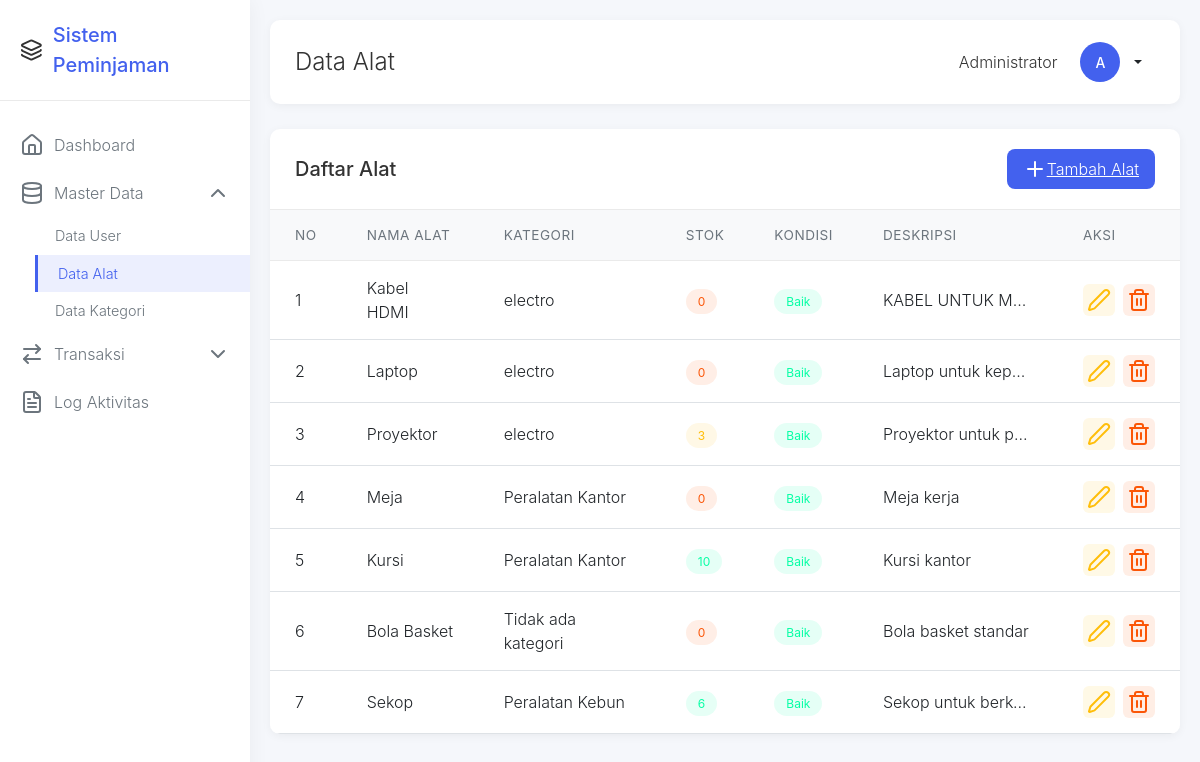
Screenshot of /admin/alat.php (signed in) with the database file from the repository.
### tables this page shows
CREATE TABLE `alat` (
  `id` int(11) NOT NULL,
  `nama_alat` varchar(100) NOT NULL,
  `kategori_id` int(11) DEFAULT NULL,
  `stok` int(11) NOT NULL DEFAULT 0,
  `kondisi` enum('baik','rusak_ringan','rusak_berat') NOT NULL DEFAULT 'baik',
  `deskripsi` text DEFAULT NULL,
  `created_at` timestamp NOT NULL DEFAULT current_timestamp()
);

CREATE TABLE `kategori` (
  `id` int(11) NOT NULL,
  `nama_kategori` varchar(100) NOT NULL,
  `created_at` timestamp NOT NULL DEFAULT current_timestamp()
);

### admin/alat.php (the view, shortened to what this page needs)
<?php
 $db = new Database();
 $conn = $db->getConnection();
 $stmt = $conn->prepare("SELECT a.*, k.nama_kategori FROM alat a LEFT JOIN kategori k ON a.kategori_id = k.id ORDER BY a.created_at DESC");
 $stmt->execute();
 $result = $stmt->get_result();
?>
<!DOCTYPE html>
<html lang="id">
<head>
    <link href="https://cdn.jsdelivr.net/npm/bootstrap@5.3.0/dist/css/bootstrap.min.css" rel="stylesheet">
    <link rel="stylesheet" href="../assets/css/style.css">
</head>
<body>
    <aside class="sidebar" id="sidebar">
        <div class="sidebar-header">
            <i data-lucide="layers"></i>
            <span class="sidebar-logo">Sistem Peminjaman</span>
        </div>
        <nav class="sidebar-menu">
            <a href="dashboard.php" class="menu-item">
                <i data-lucide="home" class="menu-icon"></i>
                <span class="menu-text">Dashboard</span>
            </a>
            <div class="menu-item" data-bs-toggle="collapse" data-bs-target="#masterDataDropdown" aria-expanded="true">
                <i data-lucide="database" class="menu-icon"></i>
                <span class="menu-text">Master Data</span>
                <i data-lucide="chevron-down" class="menu-arrow"></i>
            </div>
            <div class="collapse show dropdown-menu-custom" id="masterDataDropdown">
                <a href="users.php" class="menu-item">
                    <span class="menu-text">Data User</span>
                </a>
                <a href="alat.php" class="menu-item active">
                    <span class="menu-text">Data Alat</span>
                </a>
                <a href="kategori.php" class="menu-item">
                    <span class="menu-text">Data Kategori</span>
                </a>
            </div>
            <div class="menu-item" data-bs-toggle="collapse" data-bs-target="#transaksiDropdown" aria-expanded="false">
                <i data-lucide="arrow-right-left" class="menu-icon"></i>
                <span class="menu-text">Transaksi</span>
                <i data-lucide="chevron-down" class="menu-arrow"></i>
            </div>
            <a href="log_activity.php" class="menu-item">
                <i data-lucide="file-text" class="menu-icon"></i>
                <span class="menu-text">Log Aktivitas</span>
            </a>
        </nav>
    </aside>
    <main class="main-content">
        <div class="top-header">
            <div style="display: flex; align-items: center;">
                <h1 class="page-title">Data Alat</h1>
            </div>
            <div class="user-profile">
                <span style="margin-right: 10px;"><?php echo $_SESSION['nama']; ?></span>
                <div class="dropdown">
                    <button class="btn btn-sm dropdown-toggle d-flex align-items-center" type="button" id="userDropdown" data-bs-toggle="dropdown" aria-expanded="false">
                        <div class="user-avatar">
                            <?php echo strtoupper(substr($_SESSION['nama'], 0, 1)); ?>
                        </div>
                    </button>
                </div>
            </div>
        </div>
        <div class="table-card">
            <div class="card-header-custom">
                <h5 class="mb-0">Daftar Alat</h5>
                <a href="alat_tambah.php" class="btn-add">
                    <i data-lucide="plus"></i> Tambah Alat
                </a>
            </div>
            <div class="table-responsive">
                <table class="table table-custom">
                    <thead>
                        <tr>
                            <th>No</th>
                            <th>Nama Alat</th>
                            <th>Kategori</th>
                            <th>Stok</th>
                            <th>Kondisi</th>
                            <th>Deskripsi</th>
                            <th>Aksi</th>
                        </tr>
                    </thead>
                    <tbody>
                        <?php $no = 1; while ($alat = $result->fetch_assoc()): ?>
                        <tr>
                            <td><?php echo $no++; ?></td>
                            <td><?php echo $alat['nama_alat']; ?></td>
                            <td><?php echo $alat['nama_kategori'] ?: 'Tidak ada kategori'; ?></td>
                            <td>
                                <span class="badge-custom badge-<?php echo $alat['stok'] > 5 ? 'high-stock' : ($alat['stok'] > 0 ? 'medium-stock' : 'low-stock'); ?>">
                                    <?php echo $alat['stok']; ?>
                                </span>
                            </td>
                            <td>
                                <span class="badge-custom badge-<?php echo $alat['kondisi'] == 'baik' ? 'good' : ($alat['kondisi'] == 'rusak_ringan' ? 'light-damage' : 'heavy-damage'); ?>">
                                    <?php echo ucfirst($alat['kondisi']); ?>
                                </span>
                            </td>
                            <td class="description-cell" title="<?php echo $alat['deskripsi'] ?: '-'; ?>">
                                <?php echo substr($alat['deskripsi'] ?: '-', 0, 50); ?>
                            </td>
                            <td>
                                <div class="action-buttons">
                                    <a href="alat_edit.php?id=<?php echo $alat['id']; ?>" class="btn-action btn-edit">
                                        <i data-lucide="edit-2"></i>
                                    </a>
                                    <a href="alat.php?delete=<?php echo $alat['id']; ?>" class="btn-action btn-delete" onclick="return confirm('Apakah Anda yakin ingin menghapus alat ini?')">
                                        <i data-lucide="trash-2"></i>
                                    </a>
                                </div>
                            </td>
                        </tr>
                        <?php endwhile; ?>
                    </tbody>
                </table>
            </div>
        </div>
    </main>
</body>
</html>

### assets/css/style.css (style rules this page uses)
body { font-family: 'Segoe UI', Tahoma, Geneva, Verdana, sans-serif; background-color: #f8f9fa; }
.table { margin-bottom: 0; }
.table th { border-top: none; font-weight: 600; color: #495057; background-color: #f8f9fa; }
.btn { border-radius: 6px; font-weight: 500; transition: all 0.2s ease; }
.btn-sm { padding: 0.375rem 0.75rem; font-size: 0.875rem; }

### admin/alat.php (style rules this page uses)
:root { --primary-color: #4361ee; --secondary-color: #3f37c9; --success-color: #06ffa5; --info-color: #00b4d8; --warning-color: #ffbe0b; --danger-color: #fb5607; --light-color: #f8f9fa; --dark-color: #212529; --sidebar-width: 250px; --sidebar-collapsed-width: 70px; }
body { font-family: 'Inter', 'Segoe UI', Tahoma, Geneva, Verdana, sans-serif; font-weight: 300; background-color: #f5f7fb; color: #333; }
.sidebar { position: fixed; top: 0; left: 0; height: 100vh; width: var(--sidebar-width); background-color: white; box-shadow: 0 0 20px rgba(0, 0, 0, 0.05); z-index: 1000; transition: all 0.3s ease; }
.sidebar-header { padding: 20px; border-bottom: 1px solid #eaeaea; display: flex; align-items: center; }
.sidebar-logo { font-size: 1.25rem; font-weight: 500; color: var(--primary-color); margin-left: 10px; }
.sidebar-menu { padding: 20px 0; }
.menu-item { padding: 12px 20px; display: flex; align-items: center; color: #6c757d; text-decoration: none; transition: all 0.2s ease; }
.menu-item.active { background-color: rgba(67, 97, 238, 0.1); color: var(--primary-color); border-left: 3px solid var(--primary-color); }
.menu-icon { margin-right: 10px; }
.menu-text { font-weight: 300; }
.dropdown-menu-custom { background-color: transparent; border: none; padding-left: 35px; }
.dropdown-menu-custom .menu-item { font-size: 0.9rem; padding: 8px 20px; }
.main-content { margin-left: var(--sidebar-width); padding: 20px; transition: all 0.3s ease; }
.top-header { background-color: white; padding: 15px 25px; border-radius: 10px; box-shadow: 0 2px 10px rgba(0, 0, 0, 0.05); margin-bottom: 25px; display: flex; justify-content: space-between; align-items: center; }
.page-title { font-size: 1.5rem; font-weight: 300; margin: 0; }
.user-profile { display: flex; align-items: center; }
.user-avatar { width: 40px; height: 40px; border-radius: 50%; background-color: var(--primary-color); color: white; display: flex; align-items: center; justify-content: center; margin-right: 10px; }
.table-card { background-color: white; border-radius: 10px; box-shadow: 0 2px 10px rgba(0, 0, 0, 0.05); overflow: hidden; }
.card-header-custom { padding: 20px 25px; border-bottom: 1px solid #eaeaea; display: flex; justify-content: space-between; align-items: center; }
.btn-add { background-color: var(--primary-color); color: white; border: none; border-radius: 8px; padding: 8px 16px; font-weight: 300; display: flex; align-items: center; transition: all 0.2s ease; }
.table-custom { margin-bottom: 0; }
.table-custom thead th { border-bottom: 1px solid #eaeaea; font-weight: 400; color: #6c757d; font-size: 0.85rem; text-transform: uppercase; letter-spacing: 0.5px; padding: 15px 25px; }
.table-custom tbody td { padding: 15px 25px; vertical-align: middle; border-top: 1px solid #f1f1f1; }
.badge-custom { padding: 5px 12px; border-radius: 20px; font-size: 0.75rem; font-weight: 400; }
.badge-high-stock { background-color: rgba(6, 255, 165, 0.1); color: var(--success-color); }
.badge-medium-stock { background-color: rgba(255, 190, 11, 0.1); color: var(--warning-color); }
.badge-low-stock { background-color: rgba(251, 86, 7, 0.1); color: var(--danger-color); }
.badge-good { background-color: rgba(6, 255, 165, 0.1); color: var(--success-color); }
.action-buttons { display: flex; gap: 8px; }
.btn-action { width: 32px; height: 32px; border-radius: 6px; display: flex; align-items: center; justify-content: center; border: none; transition: all 0.2s ease; }
.btn-edit { background-color: rgba(255, 190, 11, 0.1); color: var(--warning-color); }
.btn-delete { background-color: rgba(251, 86, 7, 0.1); color: var(--danger-color); }
.description-cell { max-width: 200px; overflow: hidden; text-overflow: ellipsis; white-space: nowrap; }
.menu-arrow { margin-left: auto; transition: transform 0.3s ease; }
.menu-item[aria-expanded="true"] .menu-arrow { transform: rotate(180deg); }

### rows the page displays
alat: nama_alat "Kabel HDMI", kategori.nama_kategori "electro", stok "0", kondisi "Baik", deskripsi "KABEL UNTUK M…"
alat: nama_alat "Laptop", kategori.nama_kategori "electro", stok "0", kondisi "Baik", deskripsi "Laptop untuk kep…"
alat: nama_alat "Proyektor", kategori.nama_kategori "electro", stok "3", kondisi "Baik", deskripsi "Proyektor untuk p…"
alat: nama_alat "Meja", kategori.nama_kategori "Peralatan Kantor", stok "0", kondisi "Baik", deskripsi "Meja kerja"
alat: nama_alat "Kursi", kategori.nama_kategori "Peralatan Kantor", stok "10", kondisi "Baik", deskripsi "Kursi kantor"
alat: nama_alat "Bola Basket", nama_kategori "Tidak ada kategori", stok "0", kondisi "Baik", deskripsi "Bola basket standar"
alat: nama_alat "Sekop", kategori.nama_kategori "Peralatan Kebun", stok "6", kondisi "Baik", deskripsi "Sekop untuk berk…"

### other values shown
$_SESSION['nama'] "Administrator"
substr($_SESSION['nama'], 0, 1) "A"
